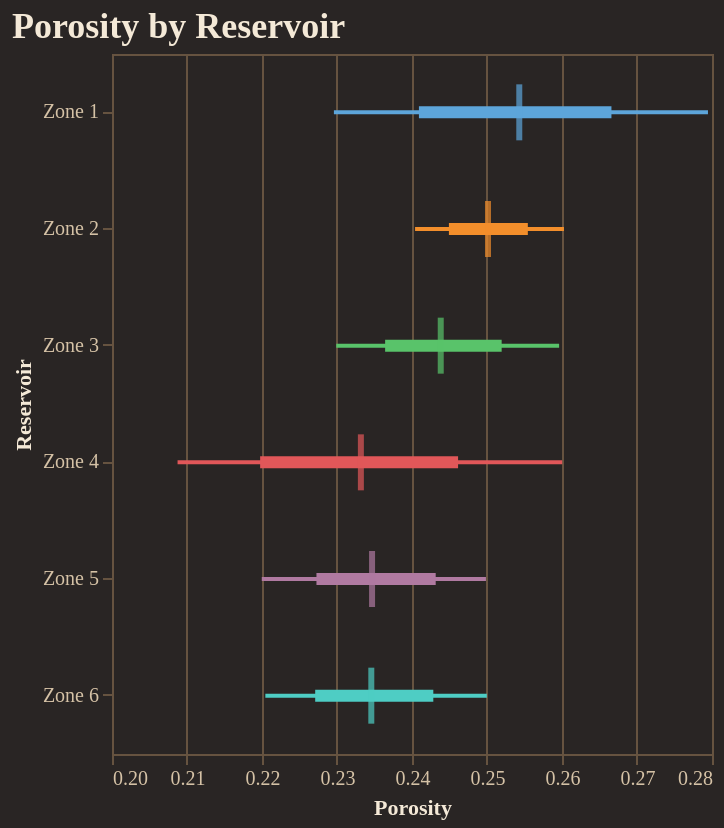

The code cell stored with this chart in its notebook:
### Code cell
fig = reporter.plotter.forest_plot(
    "Porosity", 
    backend=PLOTTING_BACKEND
)
fig.show()

### Figure 1 — Vega-Lite specification as saved in the notebook (floating-point values rounded to 4 significant figures)
{"config": {"background": "#292524", "view": {"fill": "#292524", "stroke": "#665340"}, "title": {"color": "#f4e9d7", "font": "Merriweather", "fontSize": 18, "fontWeight": 600, "subtitleColor": "#d5c2a6", "anchor": "start"}, "axis": {"domainColor": "#665340", "gridColor": "#665340", "tickColor": "#665340", "labelColor": "#d5c2a6", "titleColor": "#f4e9d7", "labelFont": "Merriweather", "titleFont": "Merriweather"}, "legend": {"titleColor": "#f4e9d7", "labelColor": "#d5c2a6", "labelFont": "Merriweather", "titleFont": "Merriweather", "orient": "top-right", "symbolType": "circle"}, "header": {"labelColor": "#d5c2a6", "titleColor": "#f4e9d7", "labelFont": "Merriweather", "titleFont": "Merriweather"}, "mark": {"color": "#c78d3b"}, "line": {"color": "#c78d3b"}, "bar": {"color": "#c78d3b"}, "point": {"color": "#ddb06d"}, "area": {"color": "#c78d3b", "opacity": 0.35}, "text": {"color": "#f4e9d7", "font": "Merriweather"}, "range": {"category": ["#5DA5DA", "#F28E2B", "#59C36A", "#E15759", "#B07AA1", "#4ECDC4", "#FF9DA7", "#EDC948"]}}, "layer": [{"mark": {"type": "rule", "strokeWidth": 2}, "encoding": {"color": {"field": "group", "legend": null, "type": "nominal"}, "x": {"field": "p10", "scale": {"zero": false}, "title": "Porosity", "type": "quantitative"}, "x2": {"field": "p90"}, "y": {"field": "group", "sort": ["Zone 1", "Zone 2", "Zone 3", "Zone 4", "Zone 5", "Zone 6"], "title": "Reservoir", "type": "nominal"}}}, {"mark": {"type": "rule", "strokeWidth": 6}, "encoding": {"color": {"field": "group", "legend": null, "type": "nominal"}, "x": {"field": "p25", "scale": {"zero": false}, "title": "Porosity", "type": "quantitative"}, "x2": {"field": "p75"}, "y": {"field": "group", "sort": ["Zone 1", "Zone 2", "Zone 3", "Zone 4", "Zone 5", "Zone 6"], "title": "Reservoir", "type": "nominal"}}}, {"mark": {"type": "tick", "color": "black", "size": 28, "thickness": 3}, "encoding": {"color": {"field": "group", "legend": null, "type": "nominal"}, "tooltip": [{"field": "group", "title": "Group", "type": "nominal"}, {"field": "p10", "title": "P10", "type": "quantitative"}, {"field": "p25", "title": "P25", "type": "quantitative"}, {"field": "median", "title": "Median", "type": "quantitative"}, {"field": "p75", "title": "P75", "type": "quantitative"}, {"field": "p90", "title": "P90", "type": "quantitative"}], "x": {"field": "median", "scale": {"zero": false}, "title": "Porosity", "type": "quantitative"}, "y": {"field": "group", "sort": ["Zone 1", "Zone 2", "Zone 3", "Zone 4", "Zone 5", "Zone 6"], "title": "Reservoir", "type": "nominal"}}}], "data": {"name": "data-a03cfed16fa3f9768508df320416b2dd"}, "height": 350, "title": "Porosity by Reservoir", "width": "container", "$schema": "https://vega.github.io/schema/vega-lite/v5.20.1.json", "datasets": {"data-a03cfed16fa3f9768508df320416b2dd": [{"group": "Zone 1", "p10": 0.2296, "p25": 0.2409, "median": 0.2543, "p75": 0.2666, "p90": 0.2795}, {"group": "Zone 2", "p10": 0.2404, "p25": 0.2449, "median": 0.2501, "p75": 0.2554, "p90": 0.2603}, {"group": "Zone 3", "p10": 0.2299, "p25": 0.2364, "median": 0.2438, "p75": 0.252, "p90": 0.2596}, {"group": "Zone 4", "p10": 0.2087, "p25": 0.2198, "median": 0.2332, "p75": 0.2461, "p90": 0.26}, {"group": "Zone 5", "p10": 0.22, "p25": 0.2273, "median": 0.2347, "p75": 0.2432, "p90": 0.2499}, {"group": "Zone 6", "p10": 0.2204, "p25": 0.2271, "median": 0.2346, "p75": 0.2428, "p90": 0.25}]}}
